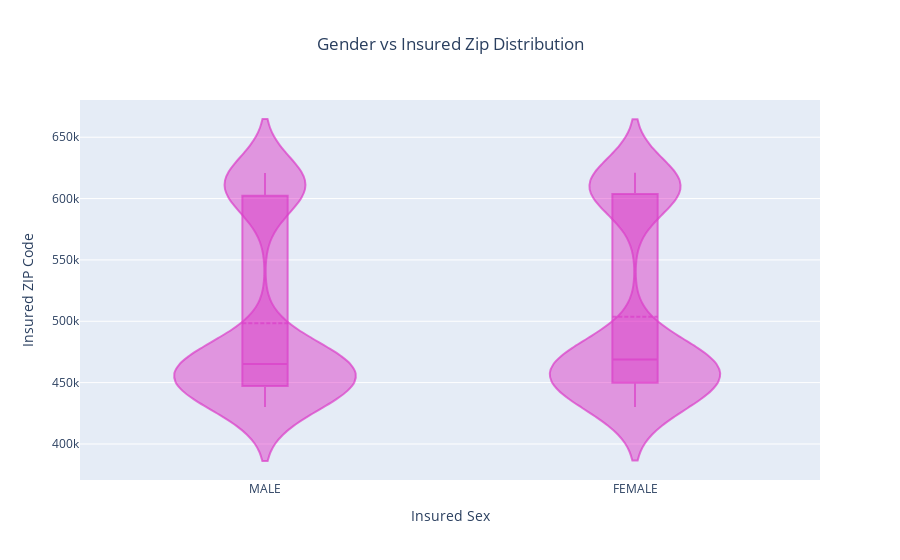

Here is the notebook cell this chart was saved with:
### Code cell
# Create violin plot trace with better formatting
trace = go.Violin(
    x=data['insured_sex'],
    y=data['insured_zip'],
    name='Gender vs Insured Zip',
    opacity=0.75,
    marker=dict(
        color='rgba(215, 5, 185, 0.7)',  # Using 'rgba' for better transparency control
        line=dict(width=1, color='black')  # Adding border for better visibility
    ),
    box=dict(visible=True),  # Show box plot inside violin for more insights
    meanline=dict(visible=True)  # Show mean line for better interpretation
)

# Define layout with improved clarity
layout = go.Layout(
    title='Gender vs Insured Zip Distribution',
    title_x=0.5,  # Center the title
    xaxis=dict(title='Insured Sex'),
    yaxis=dict(title='Insured ZIP Code'),
    violinmode='group'  # Better grouping of categories
)

# Create and plot figure
fig = go.Figure(data=[trace], layout=layout)
py.iplot(fig)

### Figure 1 — Plotly figure (JSON) as saved in the notebook; plotly's stock layout.template omitted (floating-point values rounded to 4 significant figures; data arrays with more than 128 entries replaced by an {"elided": "..."} marker saying what was removed)
{"data": [{"box": {"visible": true}, "marker": {"color": "rgba(215, 5, 185, 0.7)", "line": {"color": "black", "width": 1}}, "meanline": {"visible": true}, "name": "Gender vs Insured Zip", "opacity": 0.75, "type": "violin", "x": {"elided": "1000 str values"}, "y": {"elided": "1000 int values"}}], "layout": {"title": {"text": "Gender vs Insured Zip Distribution", "x": 0.5}, "violinmode": "group", "xaxis": {"title": {"text": "Insured Sex"}}, "yaxis": {"title": {"text": "Insured ZIP Code"}}}}
